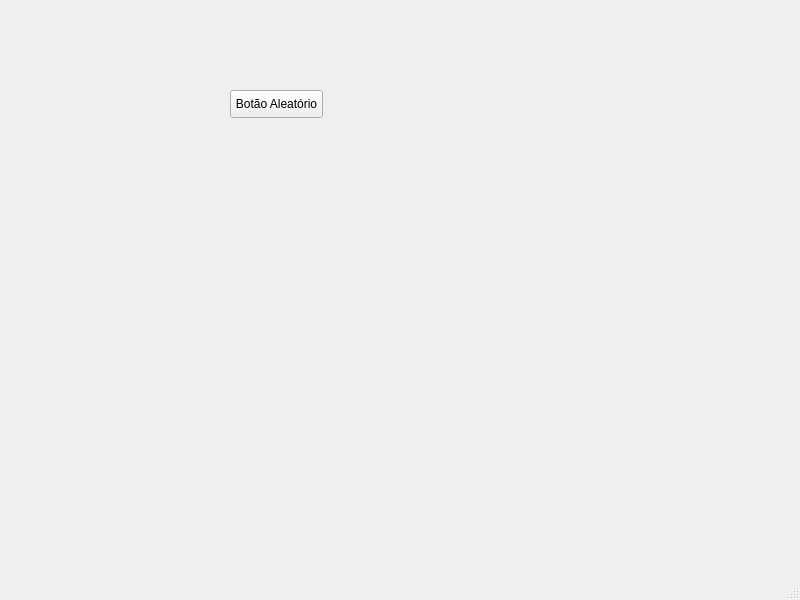
<?xml version="1.0" encoding="UTF-8"?>
<ui version="4.0">
 <class>MainWindow</class>
 <widget class="QMainWindow" name="MainWindow">
  <property name="geometry">
   <rect>
    <x>0</x>
    <y>0</y>
    <width>800</width>
    <height>600</height>
   </rect>
  </property>
  <property name="windowTitle">
   <string>MainWindow</string>
  </property>
  <widget class="QWidget" name="centralwidget">
   <widget class="QPushButton" name="pushButton">
    <property name="geometry">
     <rect>
      <x>230</x>
      <y>90</y>
      <width>93</width>
      <height>28</height>
     </rect>
    </property>
    <property name="text">
     <string>Botão Aleatório</string>
    </property>
   </widget>
  </widget>
  <widget class="QMenuBar" name="menubar">
   <property name="geometry">
    <rect>
     <x>0</x>
     <y>0</y>
     <width>800</width>
     <height>26</height>
    </rect>
   </property>
  </widget>
  <widget class="QStatusBar" name="statusbar"/>
 </widget>
 <resources/>
 <connections/>
</ui>
